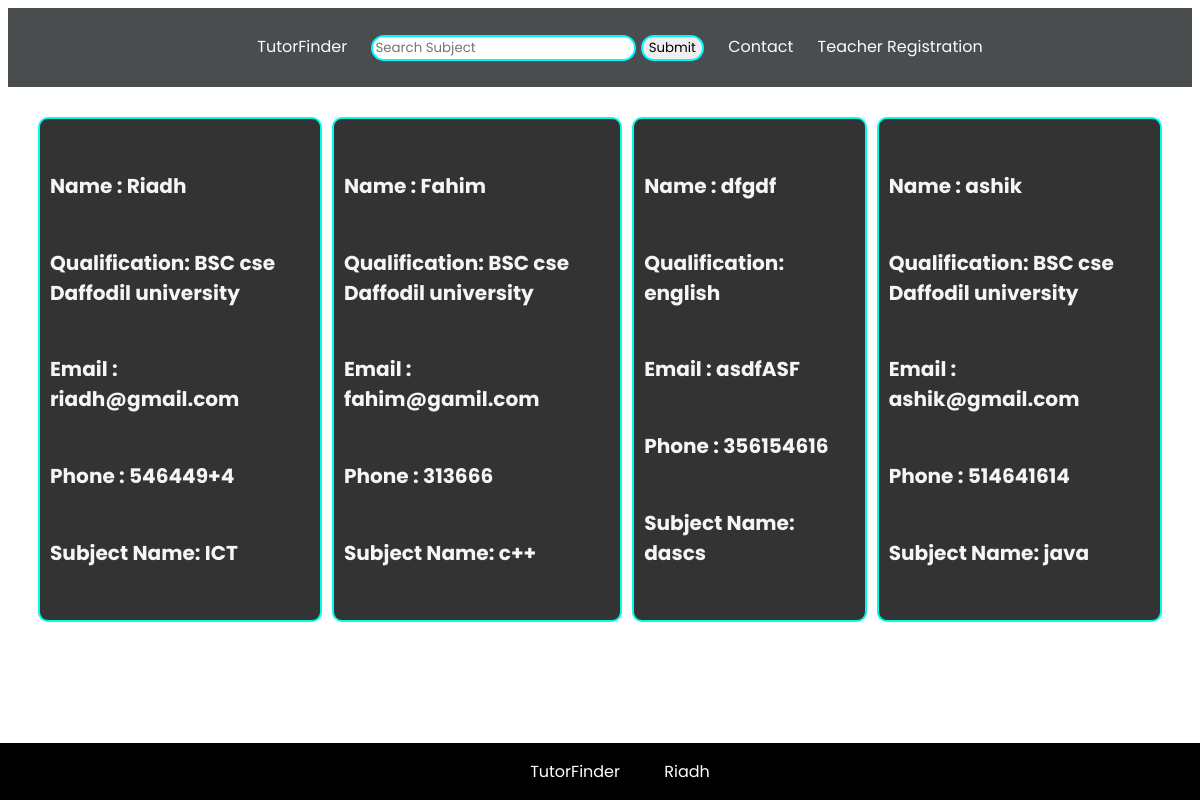
The page / on the database its author committed.
### tables this page shows
CREATE TABLE `user_information` (
  `user_id` int(11) NOT NULL,
  `name` varchar(500) NOT NULL,
  `qualification` varchar(500) NOT NULL,
  `email` varchar(500) NOT NULL,
  `phone` varchar(20) NOT NULL,
  `subject` varchar(500) NOT NULL,
  `search` varchar(1000) NOT NULL
);

### index.php (the view, shortened to what this page needs)
<?php
$link = mysqli_connect("localhost", "root", "", "tutor_db");
$query = "select * from user_information";
$result = mysqli_query($link,$query);
?>
<!DOCTYPE html>
<html lang="en">
<head>
    <link rel="stylesheet" href="./css/style.css">
</head>
<body>
    <div class="head">
        <ul >
            <li><a href="#">TutorFinder
                </a></li>
            <li><form action="/action_page.php">
                <input type="search" id="gsearch" name="gsearch" placeholder="Search Subject">
                <input type="submit">
              </form></li>
            <li><a href="#">Contact</a></li>
            <li><a href="./registration.php"> Teacher Registration</a></li>
          </ul>
    </div>
    <div class="main-content">
        <div class="grid-container">
        <?php
                while($row = mysqli_fetch_array($result))
                {
                    echo '<div class="info">
                        <h6>Name : '.$row['name'].'</h6>
                        <h6>Qualification:  '.$row['qualification'].'</h6>
                        <h6> Email :  '.$row['email'].'</h6>
                        <h6>Phone :  '.$row['phone'].'</h6>
                        <h6>Subject Name:  '.$row['subject'].'</h6>
                    </div>';
                }
            ?>
    </div>
</div>
    <footer class="footer">
        <ul>
             <li>TutorFinder</li>
            <li>Riadh</li>
        </ul>
    </footer>
</body>
</html>

### css/style.css (style rules this page uses)
* { box-sizing: border-box; font-family: 'Poppins', sans-serif; }
.head { width: 100%; background-color: rgb(74, 77, 77); padding: 10px 20px; text-align: center; }
.head li { display: inline-block; list-style: none; margin: 0px 10px; text-decoration: none; justify-content: space-between; }
.head li a { text-decoration: none; color: azure; }
.head input { border-radius: 20px; outline: none; border:2px solid rgb(0, 247, 255); }
.main-content { margin: 20px 20px; }
.grid-container { display: grid; grid-template-columns: auto auto auto auto; grid-gap: 10px; padding: 10px; }
.grid-container .info { background-color: rgba(0, 0, 0, 0.8); border: 2px solid rgb(0, 253, 232); border-radius: 10px; font-size: 30px; padding: 5px 10px; color: whitesmoke; }
.footer { left: 0; bottom: 0; width: 100%; background-color: black; position: fixed; color: white; text-align: center; }
.footer li { display: inline-block; text-decoration: none; padding: 0px 20px; }

### rows shown on the page
user_information: name "Riadh", qualification "BSC cse Daffodil university", email "riadh@gmail.com", phone "546449+4", subject "ICT"
user_information: name "Fahim", qualification "BSC cse Daffodil university", email "fahim@gamil.com", phone "313666", subject "c++"
user_information: name "dfgdf", qualification "english", email "asdfASF", phone "356154616", subject "dascs"
user_information: name "ashik", qualification "BSC cse Daffodil university", email "ashik@gmail.com", phone "514641614", subject "java"
